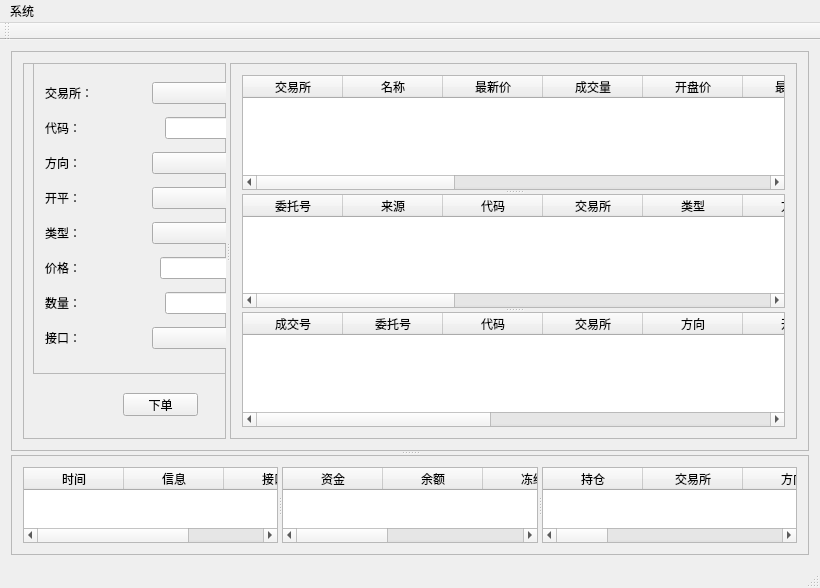
<?xml version="1.0" encoding="UTF-8"?>
<ui version="4.0">
 <class>MainWindow</class>
 <widget class="QMainWindow" name="MainWindow">
  <property name="geometry">
   <rect>
    <x>0</x>
    <y>0</y>
    <width>820</width>
    <height>580</height>
   </rect>
  </property>
  <property name="windowTitle">
   <string>MainWindow</string>
  </property>
  <widget class="QWidget" name="centralWidget">
   <layout class="QVBoxLayout" name="verticalLayout">
    <item>
     <widget class="QSplitter" name="splitter">
      <property name="orientation">
       <enum>Qt::Vertical</enum>
      </property>
      <widget class="QFrame" name="frame">
       <property name="minimumSize">
        <size>
         <width>0</width>
         <height>400</height>
        </size>
       </property>
       <property name="frameShape">
        <enum>QFrame::StyledPanel</enum>
       </property>
       <property name="frameShadow">
        <enum>QFrame::Raised</enum>
       </property>
       <layout class="QHBoxLayout" name="horizontalLayout">
        <item>
         <widget class="QSplitter" name="splitter_2">
          <property name="orientation">
           <enum>Qt::Horizontal</enum>
          </property>
          <widget class="QFrame" name="frame_3">
           <property name="frameShape">
            <enum>QFrame::StyledPanel</enum>
           </property>
           <property name="frameShadow">
            <enum>QFrame::Raised</enum>
           </property>
           <widget class="QFrame" name="frame_5">
            <property name="geometry">
             <rect>
              <x>10</x>
              <y>0</y>
              <width>231</width>
              <height>311</height>
             </rect>
            </property>
            <property name="frameShape">
             <enum>QFrame::StyledPanel</enum>
            </property>
            <property name="frameShadow">
             <enum>QFrame::Raised</enum>
            </property>
            <layout class="QVBoxLayout" name="verticalLayout_4">
             <item>
              <layout class="QHBoxLayout" name="horizontalLayout_8">
               <item>
                <widget class="QLabel" name="label_11">
                 <property name="text">
                  <string>交易所：</string>
                 </property>
                </widget>
               </item>
               <item>
                <widget class="QComboBox" name="comboBox"/>
               </item>
              </layout>
             </item>
             <item>
              <layout class="QHBoxLayout" name="horizontalLayout_9">
               <item>
                <widget class="QLabel" name="label_12">
                 <property name="text">
                  <string>代码：</string>
                 </property>
                </widget>
               </item>
               <item>
                <spacer name="horizontalSpacer">
                 <property name="orientation">
                  <enum>Qt::Horizontal</enum>
                 </property>
                 <property name="sizeHint" stdset="0">
                  <size>
                   <width>100</width>
                   <height>20</height>
                  </size>
                 </property>
                </spacer>
               </item>
               <item>
                <widget class="QLineEdit" name="lineEdit"/>
               </item>
              </layout>
             </item>
             <item>
              <layout class="QHBoxLayout" name="horizontalLayout_10">
               <item>
                <widget class="QLabel" name="label_13">
                 <property name="text">
                  <string>方向：</string>
                 </property>
                </widget>
               </item>
               <item>
                <widget class="QComboBox" name="comboBox_2"/>
               </item>
              </layout>
             </item>
             <item>
              <layout class="QHBoxLayout" name="horizontalLayout_11">
               <item>
                <widget class="QLabel" name="label_14">
                 <property name="text">
                  <string>开平：</string>
                 </property>
                </widget>
               </item>
               <item>
                <widget class="QComboBox" name="comboBox_3"/>
               </item>
              </layout>
             </item>
             <item>
              <layout class="QHBoxLayout" name="horizontalLayout_13">
               <item>
                <widget class="QLabel" name="label_16">
                 <property name="text">
                  <string>类型：</string>
                 </property>
                </widget>
               </item>
               <item>
                <widget class="QComboBox" name="comboBox_5"/>
               </item>
              </layout>
             </item>
             <item>
              <layout class="QHBoxLayout" name="horizontalLayout_15">
               <item>
                <widget class="QLabel" name="label_18">
                 <property name="text">
                  <string>价格：</string>
                 </property>
                </widget>
               </item>
               <item>
                <spacer name="horizontalSpacer_3">
                 <property name="orientation">
                  <enum>Qt::Horizontal</enum>
                 </property>
                 <property name="sizeHint" stdset="0">
                  <size>
                   <width>110</width>
                   <height>20</height>
                  </size>
                 </property>
                </spacer>
               </item>
               <item>
                <widget class="QLineEdit" name="lineEdit_2"/>
               </item>
               <item>
                <widget class="QCheckBox" name="checkBox">
                 <property name="text">
                  <string/>
                 </property>
                </widget>
               </item>
              </layout>
             </item>
             <item>
              <layout class="QHBoxLayout" name="horizontalLayout_16">
               <item>
                <widget class="QLabel" name="label_19">
                 <property name="text">
                  <string>数量：</string>
                 </property>
                </widget>
               </item>
               <item>
                <spacer name="horizontalSpacer_2">
                 <property name="orientation">
                  <enum>Qt::Horizontal</enum>
                 </property>
                 <property name="sizeHint" stdset="0">
                  <size>
                   <width>100</width>
                   <height>20</height>
                  </size>
                 </property>
                </spacer>
               </item>
               <item>
                <widget class="QLineEdit" name="lineEdit_3"/>
               </item>
              </layout>
             </item>
             <item>
              <layout class="QHBoxLayout" name="horizontalLayout_14">
               <item>
                <widget class="QLabel" name="label_17">
                 <property name="text">
                  <string>接口：</string>
                 </property>
                </widget>
               </item>
               <item>
                <widget class="QComboBox" name="comboBox_6"/>
               </item>
              </layout>
             </item>
            </layout>
           </widget>
           <widget class="QFrame" name="frame_6">
            <property name="geometry">
             <rect>
              <x>240</x>
              <y>10</y>
              <width>131</width>
              <height>181</height>
             </rect>
            </property>
            <property name="frameShape">
             <enum>QFrame::StyledPanel</enum>
            </property>
            <property name="frameShadow">
             <enum>QFrame::Raised</enum>
            </property>
            <layout class="QVBoxLayout" name="verticalLayout_3">
             <item>
              <layout class="QHBoxLayout" name="horizontalLayout_3">
               <item>
                <widget class="QLabel" name="label_2">
                 <property name="text">
                  <string>卖一价：</string>
                 </property>
                </widget>
               </item>
               <item>
                <widget class="QLabel" name="label">
                 <property name="text">
                  <string>0</string>
                 </property>
                </widget>
               </item>
              </layout>
             </item>
             <item>
              <layout class="QHBoxLayout" name="horizontalLayout_6">
               <item>
                <widget class="QLabel" name="label_7">
                 <property name="text">
                  <string>最新价：</string>
                 </property>
                </widget>
               </item>
               <item>
                <widget class="QLabel" name="label_8">
                 <property name="text">
                  <string>0</string>
                 </property>
                </widget>
               </item>
              </layout>
             </item>
             <item>
              <layout class="QHBoxLayout" name="horizontalLayout_4">
               <item>
                <widget class="QLabel" name="label_3">
                 <property name="text">
                  <string>买一价：</string>
                 </property>
                </widget>
               </item>
               <item>
                <widget class="QLabel" name="label_4">
                 <property name="text">
                  <string>0</string>
                 </property>
                </widget>
               </item>
              </layout>
             </item>
             <item>
              <layout class="QHBoxLayout" name="horizontalLayout_5">
               <item>
                <widget class="QLabel" name="label_5">
                 <property name="text">
                  <string>涨停价：</string>
                 </property>
                </widget>
               </item>
               <item>
                <widget class="QLabel" name="label_6">
                 <property name="text">
                  <string>0</string>
                 </property>
                </widget>
               </item>
              </layout>
             </item>
             <item>
              <layout class="QHBoxLayout" name="horizontalLayout_7">
               <item>
                <widget class="QLabel" name="label_9">
                 <property name="text">
                  <string>跌停价：</string>
                 </property>
                </widget>
               </item>
               <item>
                <widget class="QLabel" name="label_10">
                 <property name="text">
                  <string>0</string>
                 </property>
                </widget>
               </item>
              </layout>
             </item>
            </layout>
           </widget>
           <widget class="QPushButton" name="pushButton">
            <property name="geometry">
             <rect>
              <x>100</x>
              <y>330</y>
              <width>75</width>
              <height>23</height>
             </rect>
            </property>
            <property name="text">
             <string>下单</string>
            </property>
           </widget>
           <widget class="QPushButton" name="pushButton_2">
            <property name="geometry">
             <rect>
              <x>240</x>
              <y>330</y>
              <width>75</width>
              <height>23</height>
             </rect>
            </property>
            <property name="text">
             <string>全撤</string>
            </property>
           </widget>
          </widget>
          <widget class="QFrame" name="frame_4">
           <property name="frameShape">
            <enum>QFrame::StyledPanel</enum>
           </property>
           <property name="frameShadow">
            <enum>QFrame::Raised</enum>
           </property>
           <layout class="QVBoxLayout" name="verticalLayout_2">
            <item>
             <widget class="QSplitter" name="splitter_4">
              <property name="orientation">
               <enum>Qt::Vertical</enum>
              </property>
              <widget class="QTableWidget" name="tableWidget_4">
               <column>
                <property name="text">
                 <string>交易所</string>
                </property>
               </column>
               <column>
                <property name="text">
                 <string>名称</string>
                </property>
               </column>
               <column>
                <property name="text">
                 <string>最新价</string>
                </property>
               </column>
               <column>
                <property name="text">
                 <string>成交量</string>
                </property>
               </column>
               <column>
                <property name="text">
                 <string>开盘价</string>
                </property>
               </column>
               <column>
                <property name="text">
                 <string>最高价</string>
                </property>
               </column>
               <column>
                <property name="text">
                 <string>最低价</string>
                </property>
               </column>
               <column>
                <property name="text">
                 <string>买一价</string>
                </property>
               </column>
               <column>
                <property name="text">
                 <string>买一量</string>
                </property>
               </column>
               <column>
                <property name="text">
                 <string>卖一量</string>
                </property>
               </column>
               <column>
                <property name="text">
                 <string>卖一量</string>
                </property>
               </column>
               <column>
                <property name="text">
                 <string>时间</string>
                </property>
               </column>
               <column>
                <property name="text">
                 <string>接口</string>
                </property>
               </column>
              </widget>
              <widget class="QTableWidget" name="tableWidget_5">
               <column>
                <property name="text">
                 <string>委托号</string>
                </property>
               </column>
               <column>
                <property name="text">
                 <string>来源</string>
                </property>
               </column>
               <column>
                <property name="text">
                 <string>代码</string>
                </property>
               </column>
               <column>
                <property name="text">
                 <string>交易所</string>
                </property>
               </column>
               <column>
                <property name="text">
                 <string>类型</string>
                </property>
               </column>
               <column>
                <property name="text">
                 <string>方向</string>
                </property>
               </column>
               <column>
                <property name="text">
                 <string>开平</string>
                </property>
               </column>
               <column>
                <property name="text">
                 <string>价格</string>
                </property>
               </column>
               <column>
                <property name="text">
                 <string>总数量</string>
                </property>
               </column>
               <column>
                <property name="text">
                 <string>已成交</string>
                </property>
               </column>
               <column>
                <property name="text">
                 <string>状态</string>
                </property>
               </column>
               <column>
                <property name="text">
                 <string>时间</string>
                </property>
               </column>
               <column>
                <property name="text">
                 <string>接口</string>
                </property>
               </column>
              </widget>
              <widget class="QTableWidget" name="tableWidget_6">
               <column>
                <property name="text">
                 <string>成交号</string>
                </property>
               </column>
               <column>
                <property name="text">
                 <string>委托号</string>
                </property>
               </column>
               <column>
                <property name="text">
                 <string>代码</string>
                </property>
               </column>
               <column>
                <property name="text">
                 <string>交易所</string>
                </property>
               </column>
               <column>
                <property name="text">
                 <string>方向</string>
                </property>
               </column>
               <column>
                <property name="text">
                 <string>开平</string>
                </property>
               </column>
               <column>
                <property name="text">
                 <string>价格</string>
                </property>
               </column>
               <column>
                <property name="text">
                 <string>数量</string>
                </property>
               </column>
               <column>
                <property name="text">
                 <string>时间</string>
                </property>
               </column>
               <column>
                <property name="text">
                 <string>接口</string>
                </property>
               </column>
               <column>
                <property name="text">
                 <string/>
                </property>
               </column>
              </widget>
             </widget>
            </item>
           </layout>
          </widget>
         </widget>
        </item>
       </layout>
      </widget>
      <widget class="QFrame" name="frame_2">
       <property name="minimumSize">
        <size>
         <width>0</width>
         <height>100</height>
        </size>
       </property>
       <property name="frameShape">
        <enum>QFrame::StyledPanel</enum>
       </property>
       <property name="frameShadow">
        <enum>QFrame::Raised</enum>
       </property>
       <layout class="QHBoxLayout" name="horizontalLayout_2">
        <item>
         <widget class="QSplitter" name="splitter_3">
          <property name="orientation">
           <enum>Qt::Horizontal</enum>
          </property>
          <widget class="QTableWidget" name="tableWidget">
           <column>
            <property name="text">
             <string>时间</string>
            </property>
           </column>
           <column>
            <property name="text">
             <string>信息</string>
            </property>
           </column>
           <column>
            <property name="text">
             <string>接口</string>
            </property>
           </column>
          </widget>
          <widget class="QTableWidget" name="tableWidget_2">
           <column>
            <property name="text">
             <string>资金</string>
            </property>
           </column>
           <column>
            <property name="text">
             <string>余额</string>
            </property>
           </column>
           <column>
            <property name="text">
             <string>冻结</string>
            </property>
           </column>
           <column>
            <property name="text">
             <string>可用</string>
            </property>
           </column>
           <column>
            <property name="text">
             <string>接口</string>
            </property>
           </column>
          </widget>
          <widget class="QTableWidget" name="tableWidget_3">
           <column>
            <property name="text">
             <string>持仓</string>
            </property>
           </column>
           <column>
            <property name="text">
             <string>交易所</string>
            </property>
           </column>
           <column>
            <property name="text">
             <string>方向</string>
            </property>
           </column>
           <column>
            <property name="text">
             <string>数量</string>
            </property>
           </column>
           <column>
            <property name="text">
             <string>昨仓</string>
            </property>
           </column>
           <column>
            <property name="text">
             <string>冻结</string>
            </property>
           </column>
           <column>
            <property name="text">
             <string>均价</string>
            </property>
           </column>
           <column>
            <property name="text">
             <string>盈亏</string>
            </property>
           </column>
           <column>
            <property name="text">
             <string>接口</string>
            </property>
           </column>
          </widget>
         </widget>
        </item>
       </layout>
      </widget>
     </widget>
    </item>
   </layout>
  </widget>
  <widget class="QMenuBar" name="menuBar">
   <property name="geometry">
    <rect>
     <x>0</x>
     <y>0</y>
     <width>820</width>
     <height>23</height>
    </rect>
   </property>
   <widget class="QMenu" name="menu">
    <property name="title">
     <string>系统</string>
    </property>
    <addaction name="actionCTP"/>
   </widget>
   <addaction name="menu"/>
  </widget>
  <widget class="QToolBar" name="mainToolBar">
   <attribute name="toolBarArea">
    <enum>TopToolBarArea</enum>
   </attribute>
   <attribute name="toolBarBreak">
    <bool>false</bool>
   </attribute>
  </widget>
  <widget class="QStatusBar" name="statusBar"/>
  <action name="actionCTP">
   <property name="text">
    <string>CTP</string>
   </property>
  </action>
 </widget>
 <layoutdefault spacing="6" margin="11"/>
 <resources/>
 <connections/>
</ui>
